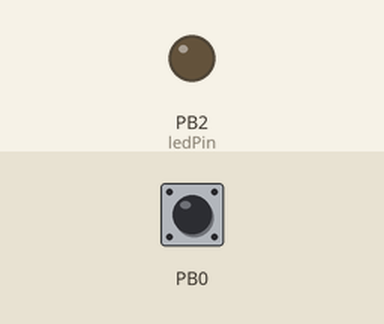
A sketch run on a simulated ATtiny85, built with avr-gcc and run on an emulated ATtiny85. On the bench: output pins drawn as LEDs (lit = HIGH). Dashed ring = blinking. The test bench sets the inputs (shaded band); at power-on: PB0 HIGH. Sleep ends after the set time or at an interrupt.

Above: at 5.0 s.
5.1 s: PB0 pulled LOW for 0.15 s
At 5.9 s:
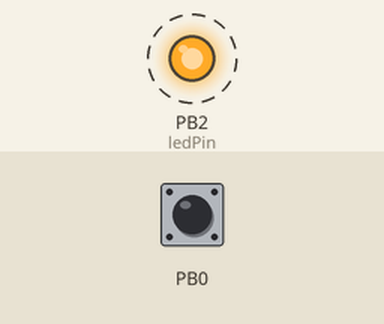
Timing chart, 0 to 14.2 s (numbered marks = the images above; inputs shaded):
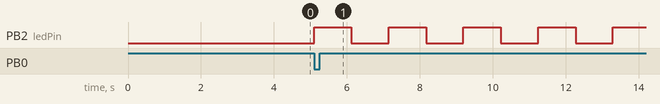

Measured:
- after the input at 5.1 s, PB2 (ledPin): alternates HIGH for 1.0 s and LOW for 1.0 s, starting at once

The sketch:

ATtiny85sleeps.ino
```cpp
/*
ATtiny85sleeps.ino Sketch
Author: D. Dubins
Date: 19-Mar-21
Examples: https://github.com/DaveCalaway/ATtiny/blob/master/Examples/AT85_sleep_interrupt/AT85_sleep_interrupt.ino

Description: Examples of two sleep modes to flash an LED light.
Sketch starts out in sleep mode (wake on interrupt). Push button sw1 to exit sleep.
Then sleep mode is used as a delay to flash the LED light.

If you are using a USBtinyISP:
USBTinyISP to ATtiny85:
-----------------------
Vcc to physical Pin 8
MOSI to physical Pin 5
GND to physical Pin 4 (GND)
RESET to physical Pin 1
SCK to physical pin 7
MISO to physical Pin 6

The following are the ATtiny85 pins by function:
------------------------------------------------
Pin 1: PB5 / Reset (momentary switch btw Pin1 and GND to reset)
Pin 2: PB3 / Analog Input 3 (A3) / Digital Pin 3 / PCINT3
Pin 3: PB4 / Analog Input 2 (A2) / Digital Pin 4 / PCINT4
Pin 4: GND
Pin 5: PB0 / Digital Pin 0 / PWM supported / AREF / MOSI / PCINT0
Pin 6: PB1 / Digital Pin 1 / PWM supported / MISO / PCINT1
Pin 7: PB2 / Analog Input 1 (A1) / SCK / Digital Pin 2 / PCINT2
Pin 8: Vcc+

Connections to ATtiny85-20PU
----------------------------
Batt +3.3V to ATtiny85 Pin 8 (Vcc)
LED(+) to ATtiny85 Pin 7 (=Digital Pin 2)
GND - SW1 - ATtiny85 Pin 5 (=Digital Pin 0)
NC - ATtiny85 Pin 1 (RST)  (you can also wire this to GND through a switch to reset the MCU)
Batt GND - ATtiny85 Pin 4 (=GND)

Note 1: To save more power, set all output pins to INPUT mode before sleep, then set them to OUTPUT mode after waking.
Note 2: Always burn bootloader for a new chip. Burn with internal 1 MHz clock (will be more efficient on 3V battery).
Note 3: In deep sleep mode, millis() stops functioning.
*/

#include <avr/interrupt.h>    // interrupt library
#include <avr/sleep.h>        // sleep library
#include <avr/power.h>        // power library
#include <avr/wdt.h>          // watchdog timer library

//define the classic bit functions:
#define sbi(sfr, bit) (_SFR_BYTE(sfr) |= _BV(bit))
#define cbi(sfr, bit) (_SFR_BYTE(sfr) &= ~_BV(bit))
#define bit_is_set(sfr, bit) (_SFR_BYTE(sfr) & _BV(bit))
#define bit_is_clear(sfr, bit) (!(_SFR_BYTE(sfr) & _BV(bit)))
#define loop_until_bit_is_set(sfr, bit) do { } while (bit_is_clear(sfr, bit))
#define loop_until_bit_is_clear(sfr, bit) do { } while (bit_is_set(sfr, bit))

#define sw1 0               // use PB0 for switch (physical pin 5)
#define ledPin 2            // use PB2 for LED (physical pin 7)

void setup(){
  pinMode(ledPin,OUTPUT);   // set ledPin to OUTPUT mode
  sleep_interrupt(sw1);     // sleep until button sw1 is pressed down.
}

void loop(){
  digitalWrite(ledPin,HIGH);
  sleep_timed(6);             // Sleep here. 6: 1 second delay. See sleep_timed() for options.
  digitalWrite(ledPin,LOW);
  sleep_timed(6);             // Sleep here. 6: 1 second delay. See sleep_timed() for options.
}

void sleep_interrupt(byte i){             // interrupt sleep routine - this one restores millis() and delay() after.
  //adapted from: https://github.com/DaveCalaway/ATtiny/blob/master/Examples/AT85_sleep_interrupt/AT85_sleep_interrupt.ino
  pinMode(i,INPUT_PULLUP);                // set sw1 to INPUT_PULLUP mode
  sbi(GIMSK,PCIE);                        // enable pin change interrupts
  if(i==0)sbi(PCMSK,PCINT0);              // use PB0 as interrupt pin
  if(i==1)sbi(PCMSK,PCINT1);              // use PB1 as interrupt pin
  if(i==2)sbi(PCMSK,PCINT2);              // use PB2 as interrupt pin
  if(i==3)sbi(PCMSK,PCINT3);              // use PB3 as interrupt pin
  if(i==4)sbi(PCMSK,PCINT4);              // use PB4 as interrupt pin
  set_sleep_mode(SLEEP_MODE_PWR_DOWN);    // set sleep mode Power Down
  // The different modes are:
  // SLEEP_MODE_IDLE         -the least power savings
  // SLEEP_MODE_ADC
  // SLEEP_MODE_PWR_SAVE
  // SLEEP_MODE_STANDBY
  // SLEEP_MODE_PWR_DOWN     -the most power savings
  cbi(ADCSRA,ADEN);                       // disable the ADC before powering down
  power_all_disable();                    // turn power off to ADC, TIMER 1 and 2, Serial Interface
  sleep_enable();                         // Sets the Sleep Enable bit in the MCUCR Register (SE BIT)
  sleep_cpu();                            // go to sleep here
  sleep_disable();                        // after ISR fires, return to here and disable sleep
  power_all_enable();                     // turn everything back on
  sbi(ADCSRA,ADEN);                       // enable ADC again
  cbi(GIMSK,PCIE);                        // disable pin change interrupts
  if(i==0)cbi(PCMSK,PCINT0);              // turn off interrupt pin
  if(i==1)cbi(PCMSK,PCINT1);              // turn off interrupt pin
  if(i==2)cbi(PCMSK,PCINT2);              // turn off interrupt pin
  if(i==3)cbi(PCMSK,PCINT3);              // turn off interrupt pin
  if(i==4)cbi(PCMSK,PCINT4);              // turn off interrupt pin
}

void sleep_timed(byte i){
  //adapted from: https://forum.arduino.cc/index.php?topic=558075.0
  //and: http://www.gammon.com.au/forum/?id=11497&reply=6#reply6
  //sleep(0): 16 ms     sleep(5): 0.5 s
  //sleep(1): 32 ms     sleep(6): 1.0 s
  //sleep(2): 64 ms     sleep(7): 2.0 s
  //sleep(3): 0.125 s   sleep(8): 4.0 s
  //sleep(4): 0.25 s    sleep(9): 8.0 s
  set_sleep_mode(SLEEP_MODE_PWR_DOWN);    // set sleep mode Power Down
  // The different modes are:
  // SLEEP_MODE_IDLE         -the least power savings
  // SLEEP_MODE_ADC
  // SLEEP_MODE_PWR_SAVE
  // SLEEP_MODE_STANDBY
  // SLEEP_MODE_PWR_DOWN     -the most power savings
  cbi(ADCSRA,ADEN);                       // disable the ADC before powering down
  power_all_disable();                    // turn power off to ADC, TIMER 1 and 2, Serial Interface
  cli();                                  // disable interrupts
  resetWDT(i);                            // reset the watchdog timer (routine below)
  sleep_enable();                         // Sets the Sleep Enable bit in the MCUCR Register (SE BIT)
  sei();                                  // enable interrupts (required now)
  sleep_cpu();                            // go to sleep here
  sleep_disable();                        // after ISR fires, return to here and disable sleep
  power_all_enable();                     // turn everything back on
  sbi(ADCSRA,ADEN);                       // enable ADC again
}

void resetWDT(byte j){
  /* WDP3  WDP2  WDP1  WDP0   Timeout @5V  (From Table 8-3 of ATtiny85 datasheet)
   * 0     0     0     0      16 ms
   * 0     0     0     1      32 ms
   * 0     0     1     0      64 ms
   * 0     0     1     1      0.125 s
   * 0     1     0     0      0.25 s
   * 0     1     0     1      0.5 s
   * 0     1     1     0      1.0 s
   * 0     1     1     1      2.0 s
   * 1     0     0     0      4.0 s
   * 1     0     0     1      8.0 s
   */
  int WDTCRarr[10][2]={
    {0b11011000,16},   // 16 ms  (idx: 0)
    {0b11011001,32},   // 32 ms  (idx: 1)
    {0b11011010,64},   // 64 ms  (idx: 2)
    {0b11011011,125},  // 0.125s (idx: 3)
    {0b11011100,250},  // 0.25s  (idx: 4)
    {0b11011101,500},  // 0.5s   (idx: 5)
    {0b11011110,1000}, // 1.0s   (idx: 6)
    {0b11011111,2000}, // 2.0s   (idx: 7)
    {0b11111000,4000}, // 4.0s   (idx: 8)
    {0b11111001,8000}  // 8.0s   (idx: 9)
  };
  MCUSR = 0; // reset the MCUSR register
  //Older routine to set WDTCR:
  /*WDTCR = _BV(WDCE)|_BV(WDE)|_BV(WDIF); // allow changes, disable reset, clear existing interrupt
  WDTCR = _BV(WDIE);   // set WDIE (Interrupt only, no Reset)
  sbi(WDTCR,WDIE);     // set WDIE (Interrupt only, no Reset)
  //Now set the following 4 bits as per the timing chart above, to set the sleep duration:
  sbi(WDTCR,WDP3);     //(1,0,0,0 = 4.0 s)
  cbi(WDTCR,WDP2);
  cbi(WDTCR,WDP1);
  cbi(WDTCR,WDP0);*/
  WDTCR=(byte)WDTCRarr[j][0];        // set WDTCR register
  wdt_reset();                       // reset watchdog timer
}

ISR(WDT_vect){
  wdt_disable();      // disable watchdog timer
                      // optionally, keep track of number of cycles here if you would like to wait
                      // multiples of cycles to do something (stick a counter here).
}                     // Any global variables changed inside here should be declared as volatile.

ISR(PCINT0_vect){     // This always needs to be "PCINT0_vect" regardless of what PCINT you select above
                      // Put whatever code you would like to appear here after the button is pushed.
                      // This ISR called on waking from interrupt sleep.
}                     // Any global variables changed inside here should be declared as volatile.
```
